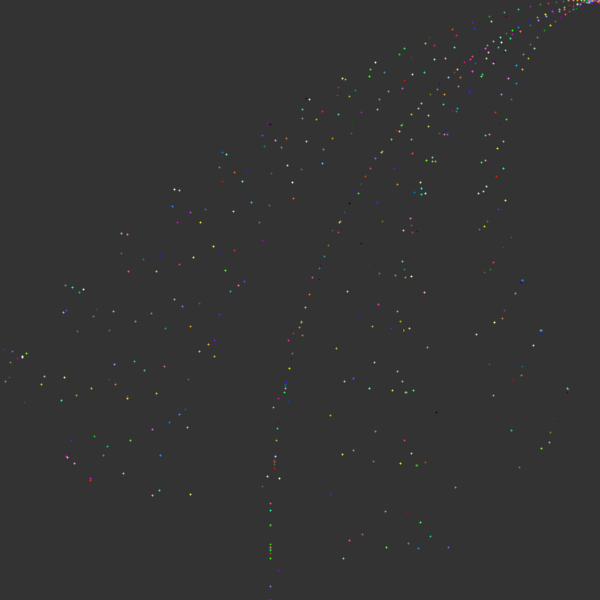
Frame 1 (no input)
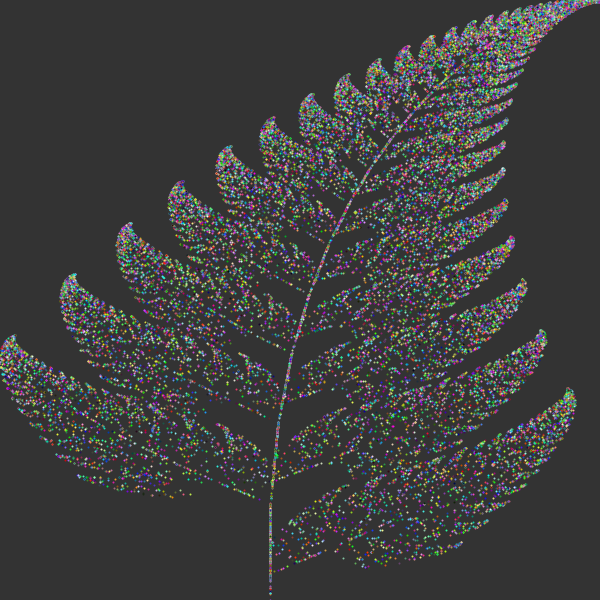
Frame 60 (the mouse pressed at the canvas centre just before this capture)
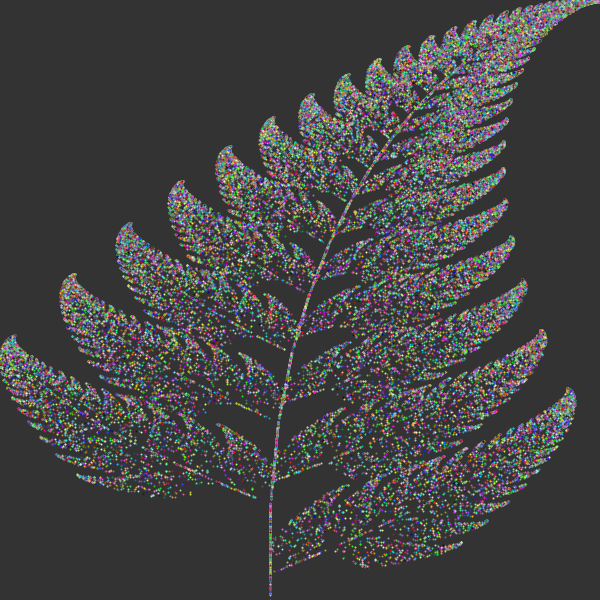
Frame 120 (the mouse held since frame 60 and released just before this capture)

The Processing sketch that drew these frames (run headless with seeded random() and noise(); from frame 60 on, the mouse is pressed at the canvas centre):

// Processing sketch: BarnsleyFern
// ── BarnsleyFern.pde
float x = 0;
float y = 0;

void setup() {
  size(600, 600);
  background(51);
}
void nextPoint() {
  float nextX;
  float nextY;

  float r = random(1);

  if (r < 0.01) {
    // 1
    nextX =  0;
    nextY =  0.16 * y;
  } else if (r < 0.86) {
    // 2
    nextX =  0.85 * x +  0.04 * y;
    nextY = -0.04 * x +  0.85 * y + 1.6;
  } else if (r < 0.93) {
    // 3
    nextX =  0.20 * x + -0.26 * y;
    nextY =  0.23 * x +  0.22 * y + 1.6;
  } else {
    // 4
    nextX = -0.15 * x +  0.28 * y;
    nextY =  0.26 * x +  0.24 * y + 0.44;
  }

  x = nextX;
  y = nextY;
}

// −2.1820 < x < 2.6558 and 0 ≤ y < 9.9983
void drawPoint() {
  float wing = random(0,255);
  float wang = random(0,255);
  float wong = random(0,255);
  stroke(wing, wang, wong);
  strokeWeight(2);
  float px = map(x, -2.1820, 2.6558, 0, width);
  float py = map(y, 0, 9.9983, height, 0);
  point(px, py);
}

void draw() {
  for (int i = 0; i < 500; i++) {
    drawPoint();
    nextPoint();
  }
}
